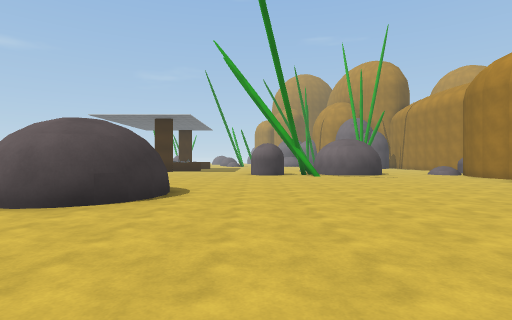
View 1 (above)

24 first-person views from a walk through a scene from a Unity 3-D project. The camera is 1.3 m above the floor, looks level and sees 80° across. The floor is counted in squares, 2 m on a side. Each view is taken from the middle of a square. On the plan, view 1 faces up. The plan holds only what a view shows up to about 10 squares ahead; the rest is blank. The place goes on beyond the plan. The player is left out. Surface patterns are stand-ins for the level's own textures.

View 2
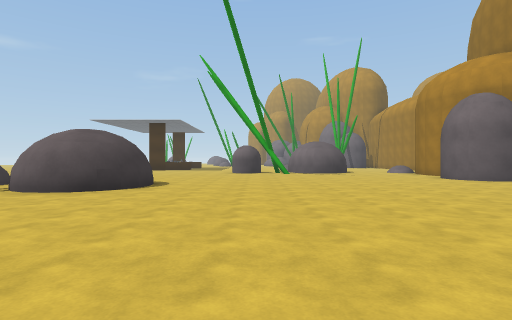

View 3
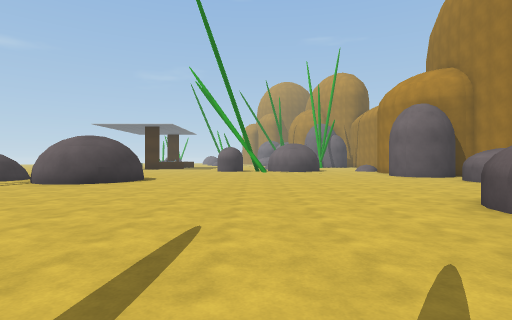

View 4
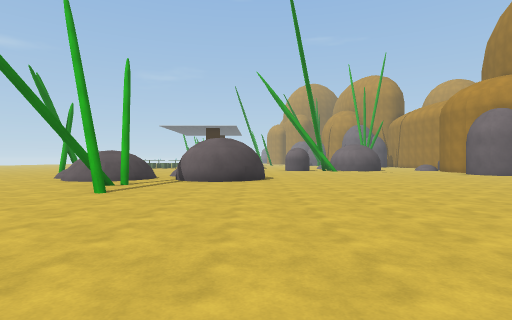

View 5
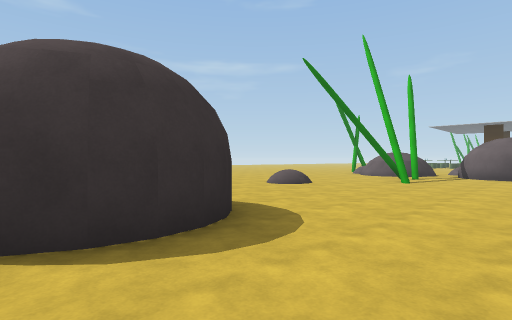

View 6
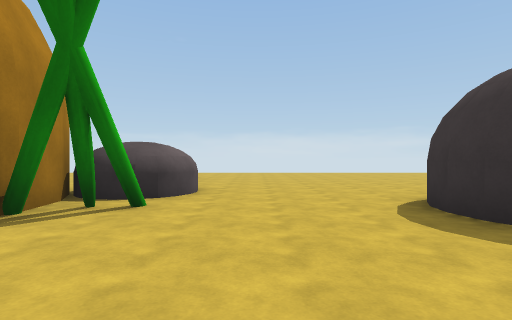

View 7
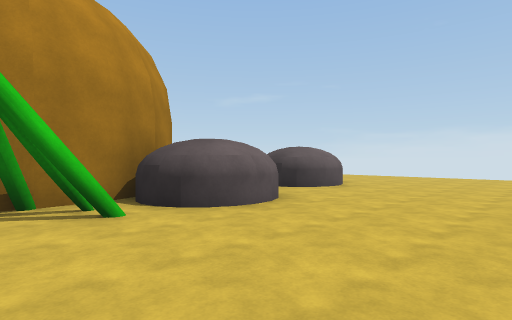

View 8
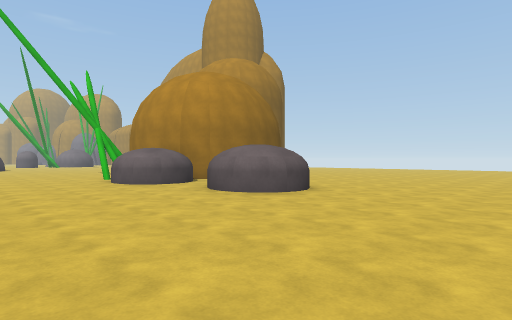

View 9
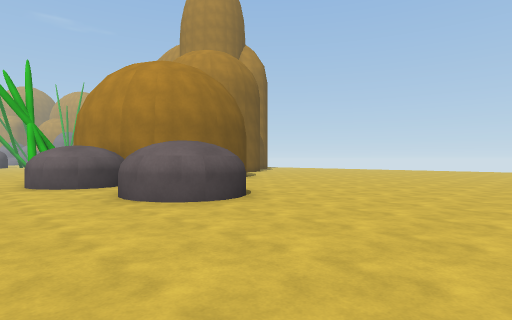

View 10
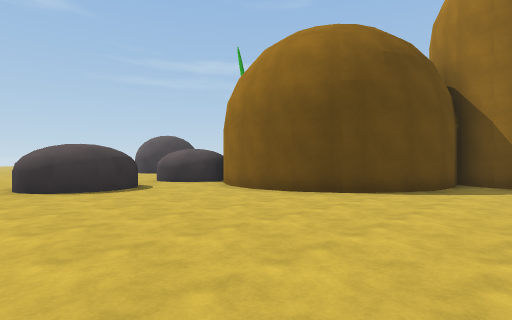

View 11
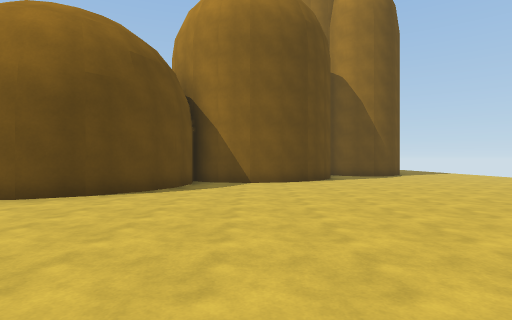

View 12
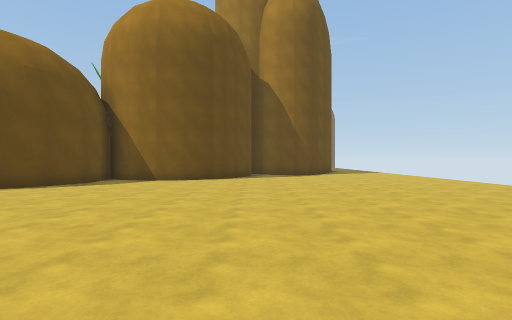

View 13
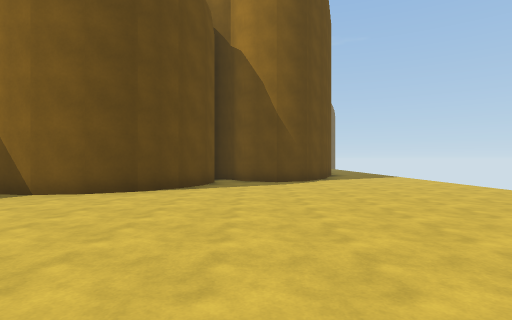

View 14
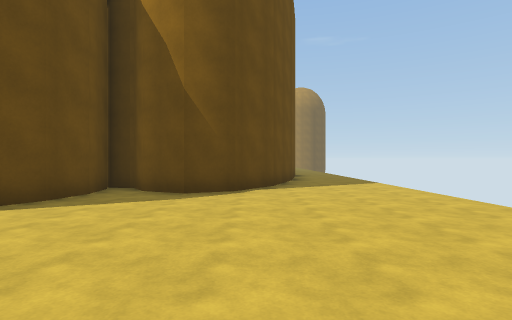

View 15
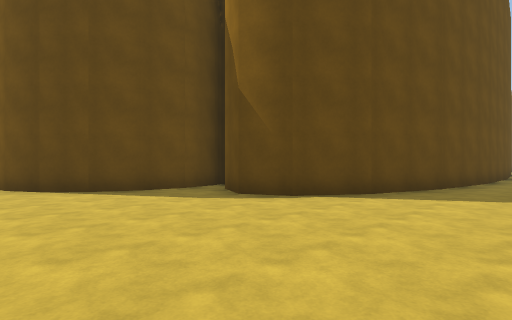

View 16
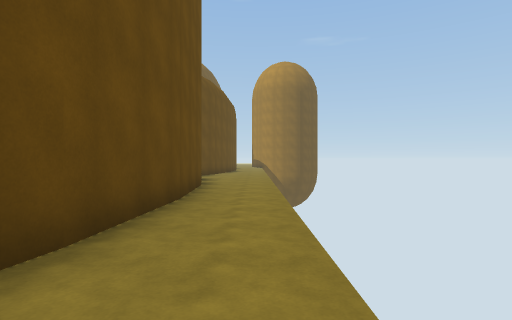

View 17
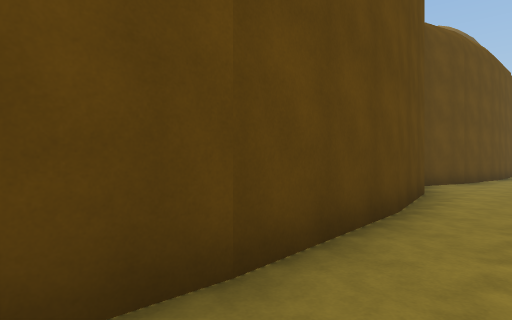

View 18
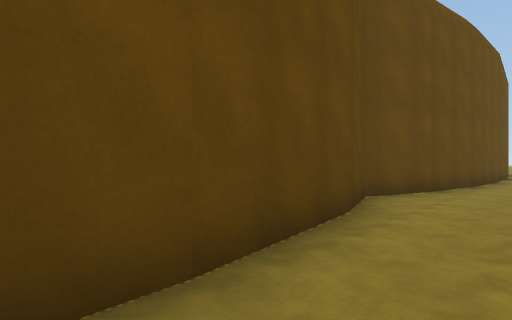

View 19
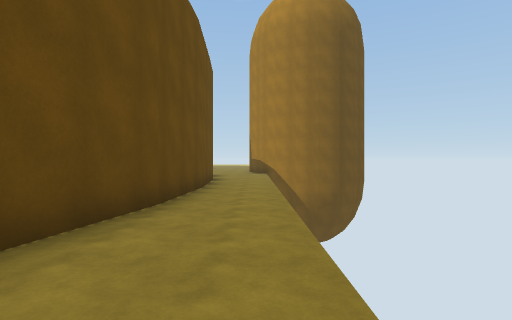

View 20
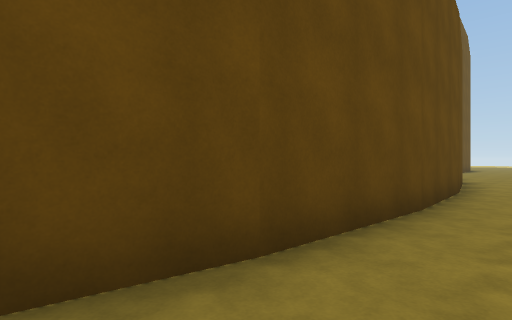

View 21
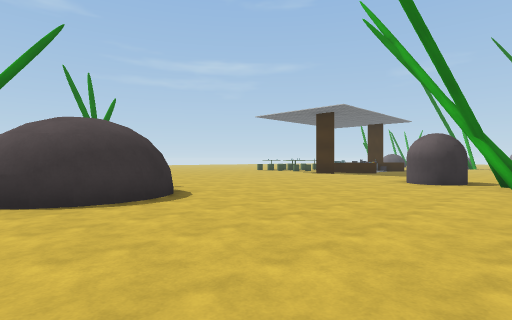

View 22
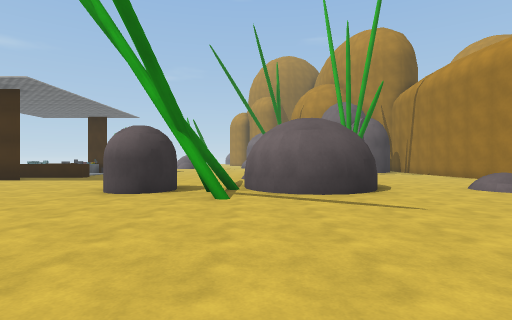

View 23
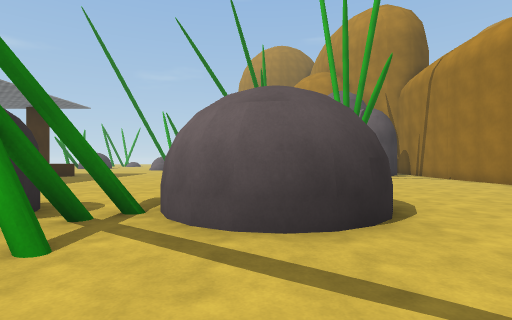

View 24
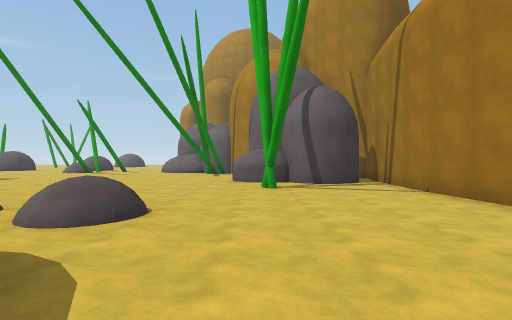

### Floor plan
Key: @ floor where view 1 was taken; # wall or solid block; . main floor; : floor 0.25 m higher than the main floor; + floor 0.5 m higher than the main floor; * floor 0.75 m higher than the main floor; = window, fence, low wall or low ledge; T thing the floor can be seen under or through.
Columns run from 5 left of view 1 to 18 right of it. Each row starts with its distance up from view 1.
 23      ..  ...#####    #..
 22      ... .......#    #..
 21       .. ...#...#    #..
 20    ...... ......#    #..
 19    .... . ......#    #..
 18     ... +.*.....#    #..
 17  .........:.....#    #..
 16  ........ ..... #    #..
 15  .......   ...      ##..
 14   ... TTT #..:      #...
 13    ..#TT.##..#      #...
 12   ...........       ##..
 11  ............        #..
 10 .............        #..
  9 .............        #..
  8  ............##      #..
  7   #...........       #..
  6   ##..........#      #..
  5 .###..........#      #..
  4 ..............       #..
  3 =............        #..
  2 ............         #..
  1 ...........#         #..
  0 .....@.....#        ##..
 -1 ...........         #...
 -2 .........       #####...
 -3 .........       #..#....
 -4 .....  .        #.......
 -5 ......         ##.......
 -6 #.....#     ####........
 -7 #....##     #...........
 -8 #....##    ##...........
 -9 .....#### ##............
-10 .....##.###............
-11 ......................
-12 ......##..............
-13 ......##.............
-14  .....#.............
-15  ..................
-16  ............... .
-17  ...............
-18  ........

Positions as (right, up) in squares from view 1, and headings:
1: (0, 0), facing up
2: (1, -2), facing up
3: (2, -4), facing up
4: (-2, -5), facing up
5: (-2, -8), facing up-left
6: (-2, -3), facing down
7: (-4, -6), facing down-right
8: (-4, -18), facing up-right
9: (-2, -18), facing up-right
10: (9, -15), facing up-left
11: (9, -15), facing up
12: (12, -16), facing up
13: (13, -12), facing up
14: (15, -9), facing up
15: (18, -7), facing up-left
16: (18, 1), facing up
17: (18, 5), facing up-left
18: (18, 8), facing up-left
19: (18, 13), facing up
20: (18, 16), facing up-left
21: (3, 4), facing up-left
22: (3, 7), facing up
23: (4, 10), facing up
24: (7, 14), facing up
